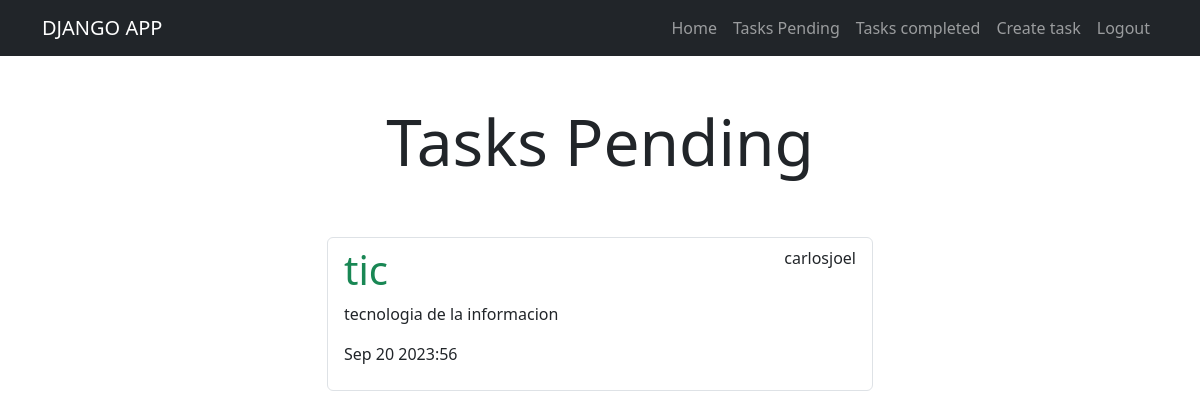
The page /tasks_completed/ (signed in) on the database its author committed.
### tasks/models.py (models this page shows, shortened)
class Task(models.Model):
    title = models.CharField(max_length=150)
    description = models.TextField(blank=True)
    created = models.DateTimeField(auto_now_add=True)
    datecompleted = models.DateTimeField(null=True, blank=True)
    important = models.BooleanField(default=False)
    user = models.ForeignKey(User, on_delete=models.CASCADE)

### tasks/views.py (the view)
# urls.py: path('tasks_completed/',views.tasks_completed, name='tasks_completed' ),
@login_required
def tasks_completed(request):
    tasks = Task.objects.filter(user=request.user, datecompleted__isnull=False)
    ('-datecompleted')
    return render(request, 'tasks.html', {'tasks': tasks })

### tasks/templates/tasks.html
{% extends 'base.html' %}
{% block content %}
<main class="container">
    <div class="row">
        <div class="col-md-6 offset-md-3">
            <h1 class="text-center display-3 py-5">Tasks Pending</h1>
            <ul class="list-group">
                {% for task in tasks %}
                <a class="list-group-item" href="{% url 'task_detail' task.id %}">
                        <header class="d-flex justify-content-between">
                            {% if task.important %}
                            <h1 class="fw_bold text-success">{{task.title}}</h1>
                            {% else %}
                            <h1 class="fw-bold">{{task.title}}</h1>
                            {% endif %}
                            <p>{{task.user.username}}</p>
                        </header>
                        <p>{{task.description}}</p>
                        <p>{{task.datecompleted|date:'M j Y:i'}}</p>
                </a>
                {% endfor %}
            </ul>
        </div>
    </div>
</main>
{% endblock %}

### rows shown on the page
Task: title "tic", user.username "carlosjoel", description "tecnologia de la informacion", datecompleted "Sep 20 2023:56"
